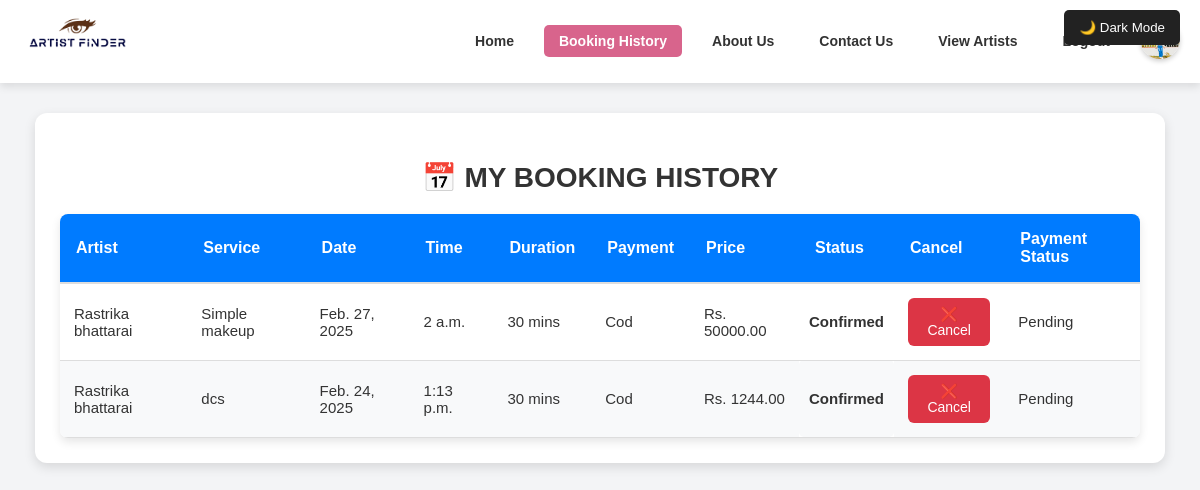
/booking-history/ (signed in), run on an earlier commit of the app's database.
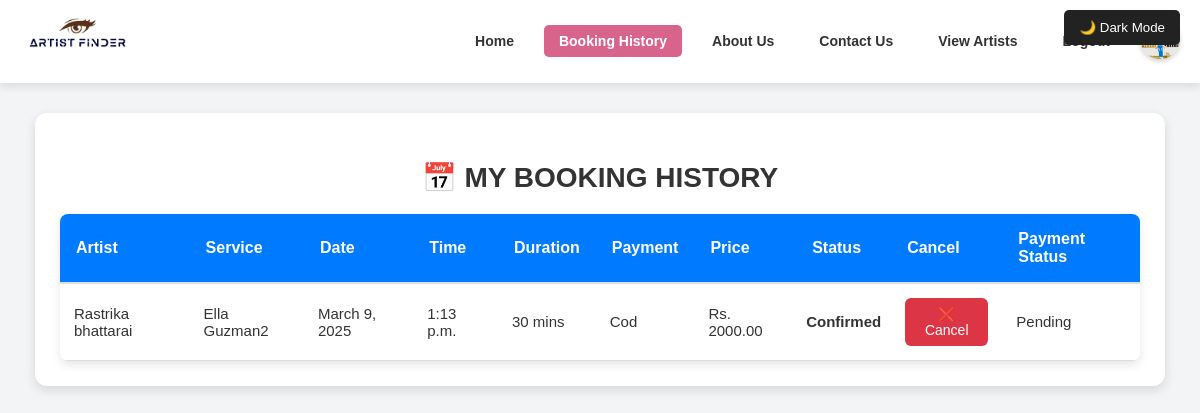
And on a later commit of the database.
### accounts/models.py (models this page shows, shortened)
class Booking(models.Model):
    PAYMENT_CHOICES = [
        ("khalti", "Khalti"),
        ("cod", "Cash on Delivery"),
    ]
    STATUS_CHOICES = [
        ("Pending", "Pending"),
        ("Confirmed", "Confirmed"),
        ("Cancelled", "Cancelled"),
    ]
    artist = models.ForeignKey(User, on_delete=models.CASCADE, related_name="bookings")
    client = models.ForeignKey(User, on_delete=models.CASCADE, related_name="client_bookings")
    service = models.ForeignKey("Service", on_delete=models.CASCADE, null=True, blank=True)
    date = models.DateField()
    time = models.TimeField()
    payment_method = models.CharField(max_length=10, choices=PAYMENT_CHOICES, default="cod")
    payment_status = models.CharField(max_length=20, default="Pending")
    status = models.CharField(max_length=10, choices=STATUS_CHOICES, default="Pending")
    latitude = models.DecimalField(max_digits=9, decimal_places=6, null=True, blank=True)  # ✅ Allow 6 decimal places
    longitude = models.DecimalField(max_digits=9, decimal_places=6, null=True, blank=True)  # ✅ Allow 6 decimal places
    created_at = models.DateTimeField(auto_now_add=True)
    class Meta:
        unique_together = ('artist', 'date', 'time')  # ✅ Prevent duplicate bookings

class User(AbstractUser):
    username = None  # ✅ Remove username field completely
    email = models.EmailField(unique=True)  # Email as the unique identifier
    phone = models.CharField(max_length=15, unique=True)
    password = models.CharField(max_length=100)
    profile_image = models.ImageField(upload_to="profile_images/", null=True, blank=True)
    is_verified = models.BooleanField(default=False)
    is_artist = models.BooleanField(default=False)
    otp = models.CharField(max_length=6, blank=True, null=True)  # ✅ Stores OTP
    city = models.CharField(max_length=100, null=True, blank=True)
    works_at = models.CharField(max_length=255, null=True, blank=True)
    experience_years = models.IntegerField(default=0, null=True, blank=True)
    training_certificate = models.FileField(upload_to="certificates/", null=True, blank=True)
    is_available = models.BooleanField(default=True)
    USERNAME_FIELD = "email"  # ✅ Login using email instead of username
    REQUIRED_FIELDS = []  # ✅ Don't require username
    objects = CustomUserManager()  # ✅ Use custom manager

class Service(models.Model):
    artist = models.ForeignKey(User, related_name='services', on_delete=models.CASCADE)
    service_name = models.CharField(max_length=255)
    price = models.DecimalField(max_digits=10, decimal_places=2)
    duration = models.CharField(max_length=50, default="30 mins")
    description = models.TextField(blank=True, null=True)
    created_at = models.DateTimeField(auto_now_add=True)

### accounts/views.py (the view)
# urls.py: path("booking-history/", views.booking_history, name="booking_history"),
@login_required
def booking_history(request):
    user_bookings = Booking.objects.filter(client=request.user).order_by("-date")
    user_notifications = Notification.objects.filter(user=request.user).order_by("-created_at")
    Notification.objects.filter(user=request.user, is_read=False).update(is_read=True)
    return render(request, "accounts/booking_history.html", {
        "user_bookings": user_bookings,
        "notifications": user_notifications
    })

### accounts/templates/accounts/booking_history.html (shortened to what this page needs)
{% load static %}
<!DOCTYPE html>
<html lang="en">
<head>
    <link rel="stylesheet" href="{% static 'css/booking_history.css' %}">
    <link rel="stylesheet" href="{% static 'css/home.css' %}">
</head>
<body>
    <header class="header">
        <div class="logo">
            <img src="{% static 'imagess/logo.png' %}" alt="Artist Finder Logo">
        </div>
        <nav class="navbar">
            <a href="{% url 'home' %}" class="nav-link">Home</a>
            <a href="{% url 'booking_history' %}" class="nav-link active">Booking History</a>
            <a href="{% url 'aboutus' %}" class="nav-link">About Us</a>
            <a href="{% url 'contactus' %}" class="nav-link">Contact Us</a>
            <a href="{% url 'artist_list' %}" class="nav-link">View Artists</a>
            <button id="dark-mode-toggle">🌙 Dark Mode</button>
            <a href="{% url 'login' %}" class="nav-link">Logout</a>
            <div class="user-profile">
                <a href="{% url 'user_profile' %}">
                </a>
            </div>
        </nav>
    </header>
    <div class="booking-history-container">
        <h2>📅 My Booking History</h2>
        {% if user_bookings %}
        <table>
            <thead>
                <tr>
                    <th>Artist</th>
                    <th>Service</th>
                    <th>Date</th>
                    <th>Time</th>
                    <th>Duration</th>
                    <th>Payment</th>
                    <th>Price</th>
                    <th>Status</th>
                    <th>Cancel</th>
                    <th>Payment Status</th>
                </tr>
            </thead>
            <tbody>
                {% for booking in user_bookings %}
                <tr id="booking-row-{{ booking.id }}">
                    <td>{{ booking.artist.first_name }} {{ booking.artist.last_name }}</td>
                    <td>{{ booking.service.service_name }}</td>
                    <td>{{ booking.date }}</td>
                    <td>{{ booking.time }}</td>
                    <td>{{ booking.service.duration }}</td>
                    <td>{{ booking.payment_method|title }}</td>
                    <td>Rs. {{ booking.service.price }}</td>
                    <td id="status-{{ booking.id }}">{{ booking.status }}</td>
                    <td>
                        {% if booking.status == "Pending" or booking.status == "Confirmed" %}
                            <button type="button" class="cancel-btn"
                                onclick="confirmCancel('{{ booking.id }}', '{{ booking.service.id }}', '{{ booking.date }}')">
                                ❌ Cancel
                            </button>
                        {% else %}
                            <span class="cancelled-text">N/A</span>
                        {% endif %}
                    </td>
                    <td>
                        {% if booking.payment_method|lower == "cod" %}
                            <span class="pending-payment" id="payment-status-{{ booking.id }}">Pending</span>
                        {% else %}
                            <span class="paid-payment">Paid</span>
                        {% endif %}
                    </td>
                </tr>
                {% endfor %}
            </tbody>
        </table>
        {% else %}
            <p class="no-bookings">🙁 No bookings found.</p>
        {% endif %}
    </div>
</body>
</html>

What changed in the data, as far as the page shows it:
removed Booking: artist.first_name "Rastrika", artist.last_name "bhattarai", service.service_name "Simple makeup", date "Feb. 27, 2025", time "2 a.m.", service.duration "30 mins", payment_method "Cod", service.price "50000.00", status "Confirmed"
removed Booking: artist.first_name "Rastrika", artist.last_name "bhattarai", service.service_name "dcs", date "Feb. 24, 2025", time "1:13 p.m.", service.duration "30 mins", payment_method "Cod", service.price "1244.00", status "Confirmed"
added Booking: artist.first_name "Rastrika", artist.last_name "bhattarai", service.service_name "Ella Guzman2", date "March 9, 2025", time "1:13 p.m.", service.duration "30 mins", payment_method "Cod", service.price "2000.00", status "Confirmed"
